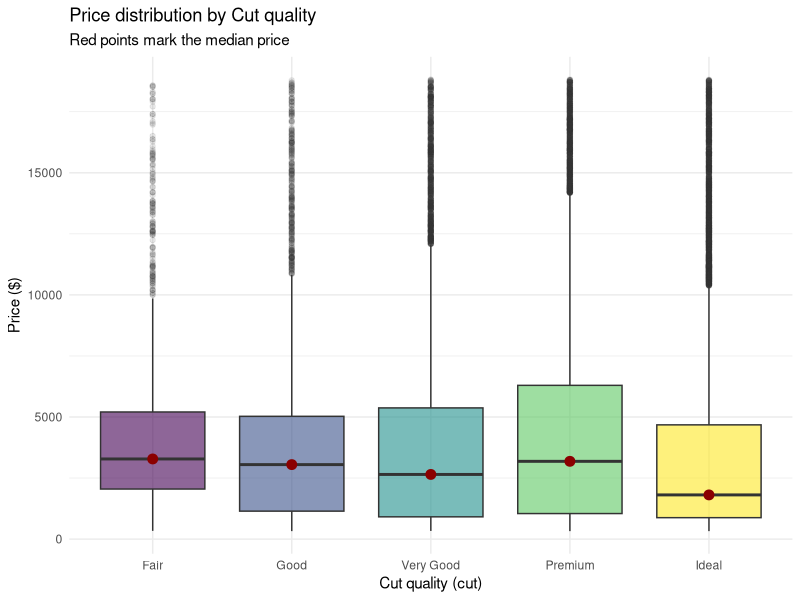
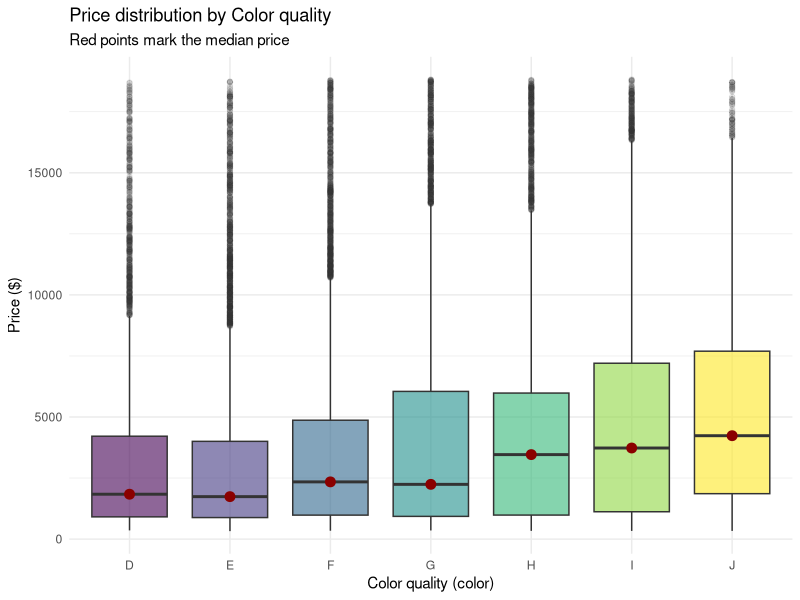
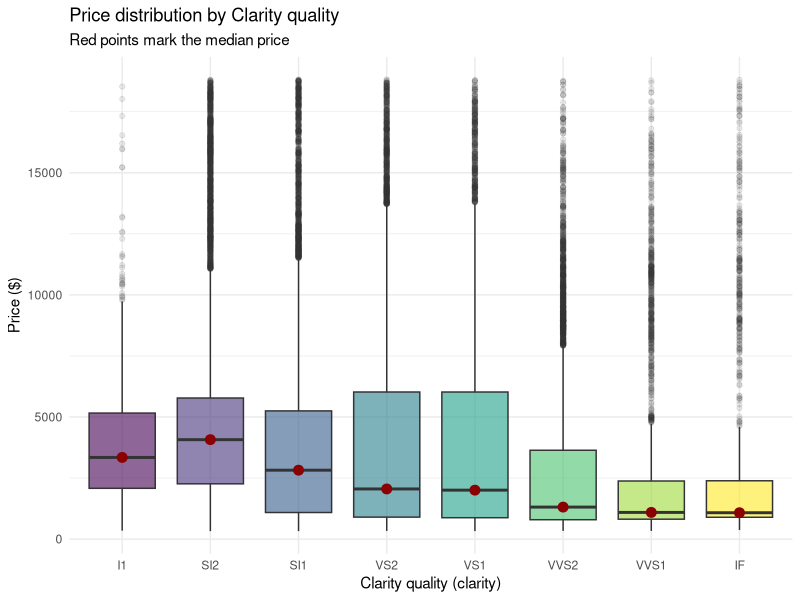
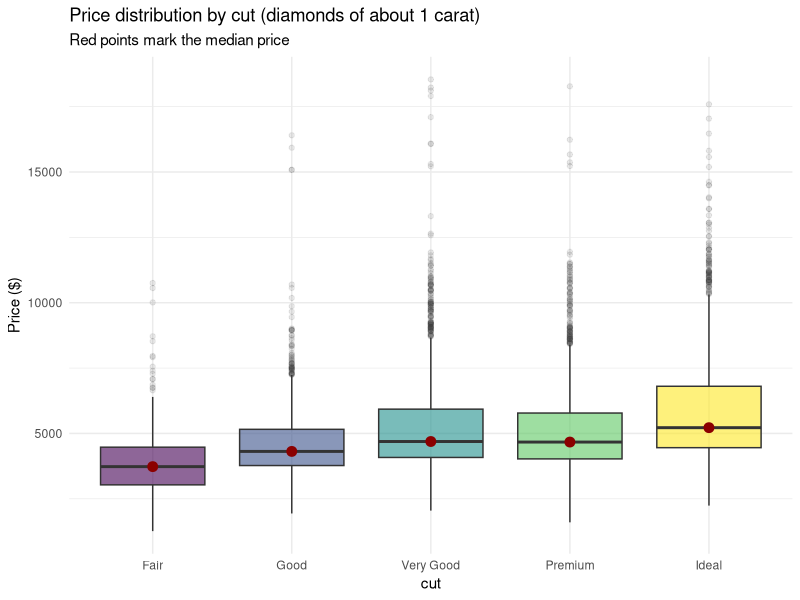
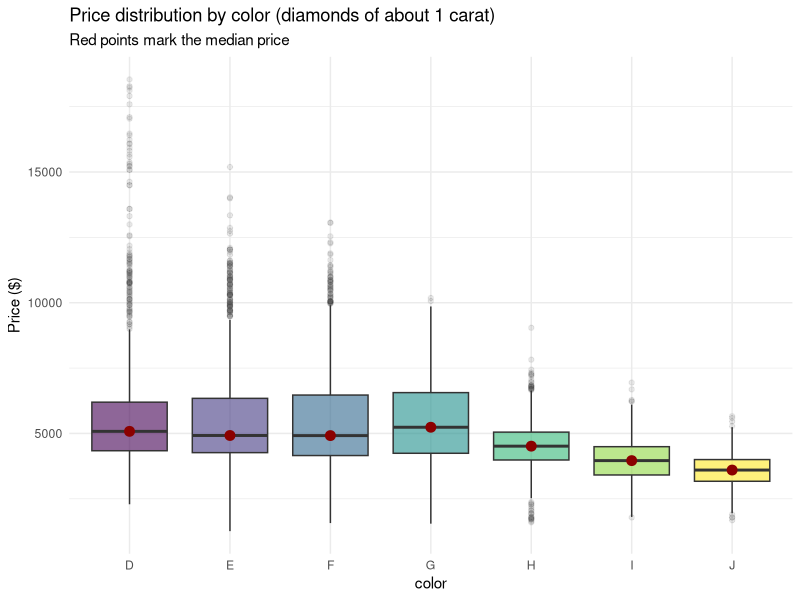
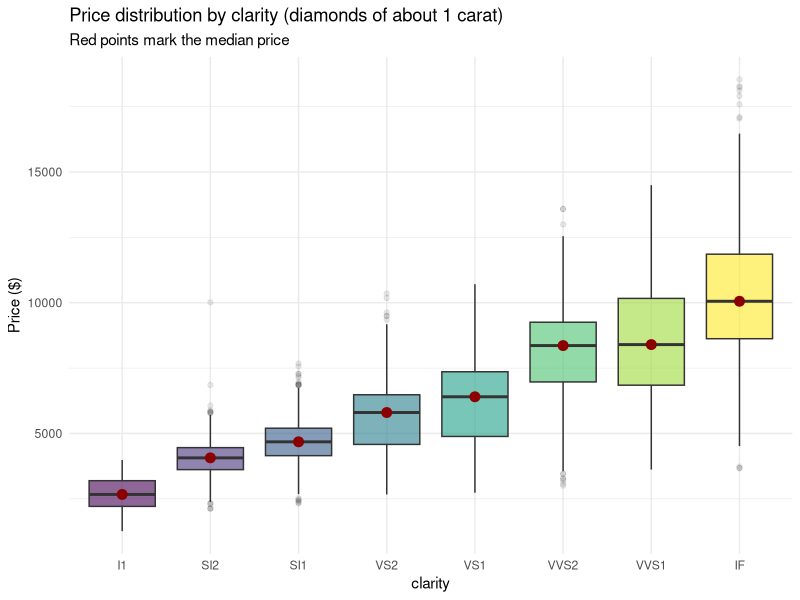

Recreate these plots in R, in order.
## ---- chunk 1
knitr::opts_chunk$set(cache=TRUE, message=FALSE)
## ---- chunk 2
library(ggplot2)
library(dplyr)

diamonds
## ---- chunk 3
ggplot(diamonds, aes(x = cut, y = price, fill = cut)) +
  geom_boxplot(alpha = 0.6, outlier.alpha = 0.1) +
  stat_summary(fun = median, geom = "point", color = "darkred", size = 3) +
  labs(
    title = "Price distribution by Cut quality",
    subtitle = "Red points mark the median price",
    x = "Cut quality (cut)",
    y = "Price ($)"
  ) +
  theme_minimal() +
  theme(legend.position = "none")

ggplot(diamonds, aes(x = color, y = price, fill = color)) +
  geom_boxplot(alpha = 0.6, outlier.alpha = 0.1) +
  stat_summary(fun = median, geom = "point", color = "darkred", size = 3) +
  labs(
    title = "Price distribution by Color quality",
    subtitle = "Red points mark the median price",
    x = "Color quality (color)",
    y = "Price ($)"
  ) +
  theme_minimal() +
  theme(legend.position = "none")

ggplot(diamonds, aes(x = clarity, y = price, fill = clarity)) +
  geom_boxplot(alpha = 0.6, outlier.alpha = 0.1) +
  stat_summary(fun = median, geom = "point", color = "darkred", size = 3) +
  labs(
    title = "Price distribution by Clarity quality",
    subtitle = "Red points mark the median price",
    x = "Clarity quality (clarity)",
    y = "Price ($)"
  ) +
  theme_minimal() +
  theme(legend.position = "none")
## ---- chunk 4
diamonds |>
  group_by(cut) |>
  summarise(
    mean_price = mean(price),
    mean_carat = mean(carat),
    mean_clarity = mean(as.integer(clarity))
  )
## ---- chunk 5
diamonds_1ct <- diamonds |>
  filter(carat >= 0.9, carat <= 1.1)

plot_price_by <- function(variable) {
  ggplot(diamonds_1ct, aes(x = .data[[variable]], y = price, fill = .data[[variable]])) +
    geom_boxplot(alpha = 0.6, outlier.alpha = 0.1) +
    stat_summary(fun = median, geom = "point", color = "darkred", size = 3) +
    labs(
      title = paste("Price distribution by", variable, "(diamonds of about 1 carat)"),
      subtitle = "Red points mark the median price",
      x = variable,
      y = "Price ($)"
    ) +
    theme_minimal() +
    theme(legend.position = "none")
}

plot_price_by("cut")
plot_price_by("color")
plot_price_by("clarity")
